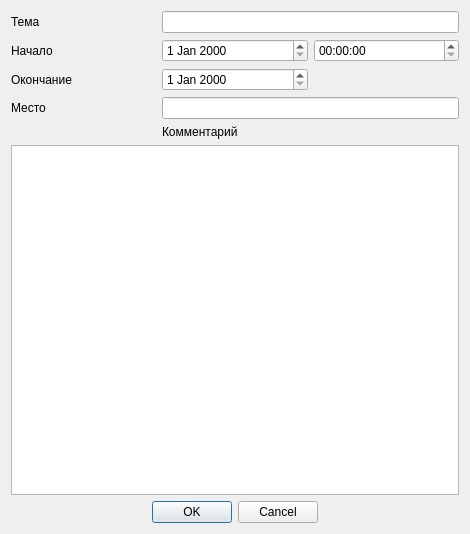
<?xml version="1.0" encoding="UTF-8"?>
<ui version="4.0">
 <class>Dialog</class>
 <widget class="QDialog" name="Dialog">
  <property name="geometry">
   <rect>
    <x>0</x>
    <y>0</y>
    <width>470</width>
    <height>534</height>
   </rect>
  </property>
  <property name="maximumSize">
   <size>
    <width>470</width>
    <height>534</height>
   </size>
  </property>
  <property name="windowTitle">
   <string>Dialog</string>
  </property>
  <layout class="QGridLayout" name="gridLayout">
   <item row="0" column="0">
    <widget class="QLabel" name="label">
     <property name="text">
      <string>Тема</string>
     </property>
    </widget>
   </item>
   <item row="0" column="1" colspan="2">
    <widget class="QLineEdit" name="lineEdit"/>
   </item>
   <item row="1" column="0">
    <widget class="QLabel" name="label_2">
     <property name="text">
      <string>Начало</string>
     </property>
    </widget>
   </item>
   <item row="1" column="1">
    <widget class="QDateEdit" name="dateEdit"/>
   </item>
   <item row="1" column="2">
    <widget class="QTimeEdit" name="timeEdit"/>
   </item>
   <item row="2" column="0">
    <widget class="QLabel" name="label_3">
     <property name="text">
      <string>Окончание</string>
     </property>
    </widget>
   </item>
   <item row="2" column="1">
    <widget class="QDateEdit" name="dateEdit_2"/>
   </item>
   <item row="3" column="0">
    <widget class="QLabel" name="label_5">
     <property name="text">
      <string>Место</string>
     </property>
    </widget>
   </item>
   <item row="3" column="1" colspan="2">
    <widget class="QLineEdit" name="lineEdit_2"/>
   </item>
   <item row="4" column="1" colspan="2">
    <widget class="QLabel" name="label_4">
     <property name="text">
      <string>Комментарий</string>
     </property>
    </widget>
   </item>
   <item row="5" column="0" colspan="3">
    <widget class="QTextBrowser" name="textBrowser"/>
   </item>
   <item row="6" column="0" colspan="3">
    <widget class="QDialogButtonBox" name="buttonBox">
     <property name="orientation">
      <enum>Qt::Horizontal</enum>
     </property>
     <property name="standardButtons">
      <set>QDialogButtonBox::Cancel|QDialogButtonBox::Ok</set>
     </property>
     <property name="centerButtons">
      <bool>true</bool>
     </property>
    </widget>
   </item>
  </layout>
 </widget>
 <resources/>
 <connections>
  <connection>
   <sender>buttonBox</sender>
   <signal>accepted()</signal>
   <receiver>Dialog</receiver>
   <slot>accept()</slot>
   <hints>
    <hint type="sourcelabel">
     <x>248</x>
     <y>254</y>
    </hint>
    <hint type="destinationlabel">
     <x>157</x>
     <y>274</y>
    </hint>
   </hints>
  </connection>
  <connection>
   <sender>buttonBox</sender>
   <signal>rejected()</signal>
   <receiver>Dialog</receiver>
   <slot>reject()</slot>
   <hints>
    <hint type="sourcelabel">
     <x>316</x>
     <y>260</y>
    </hint>
    <hint type="destinationlabel">
     <x>286</x>
     <y>274</y>
    </hint>
   </hints>
  </connection>
 </connections>
</ui>
